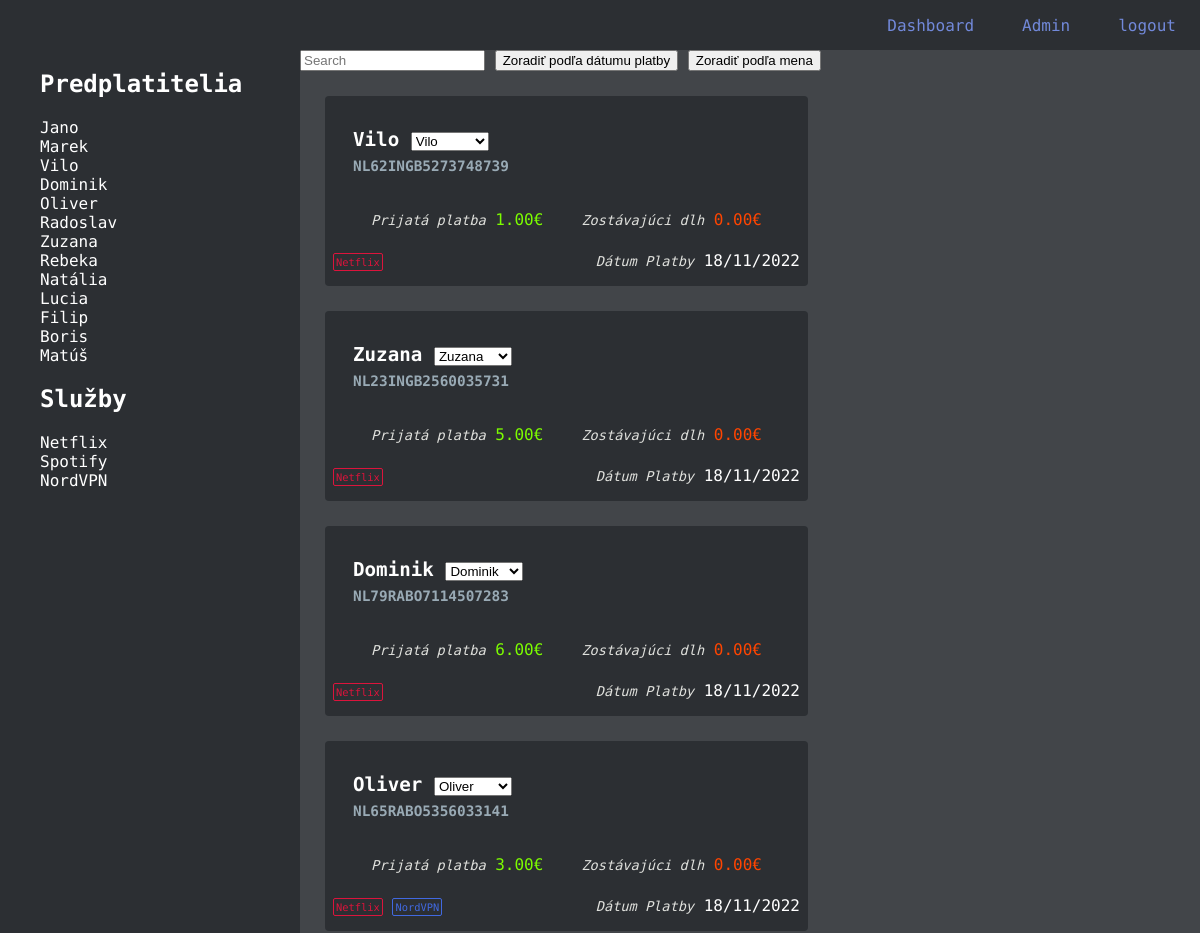
The app's page / (signed in, upper part), older data.
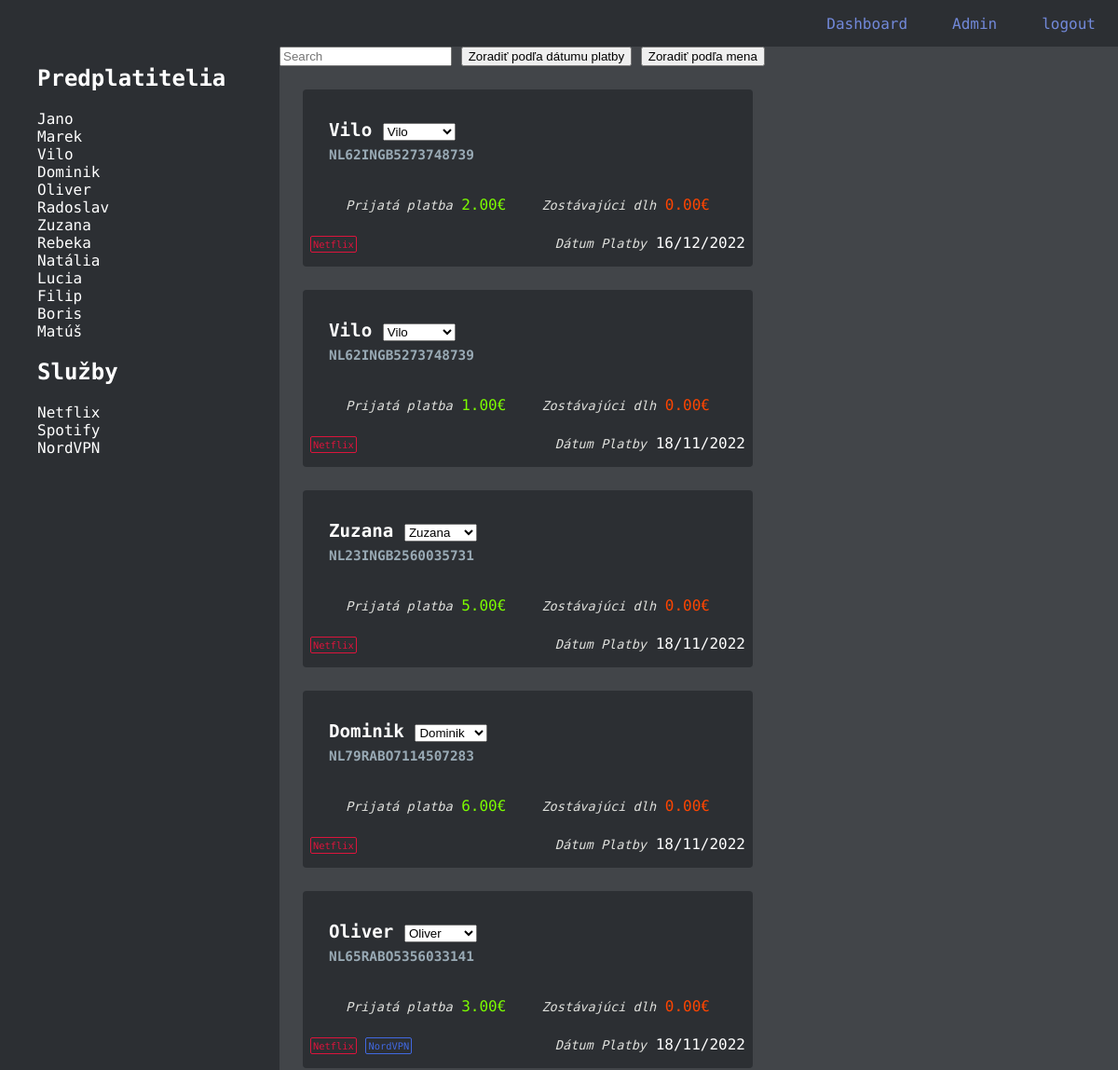
The same page, newer data.
### dashboard/models.py (models this page shows, shortened)
class Subscriber(models.Model):
    id = models.AutoField(primary_key=True)
    meno = models.CharField(max_length=60, null=True)
    iban = models.CharField(max_length=60, null=True, unique=True)
    skupina = models.ManyToManyField(to=PayingGroup)
    dlh = models.DecimalField(null=True, max_digits=6, decimal_places=2, default=0)

class Service(models.Model):
    id = models.AutoField(primary_key=True)
    nazov_sluzby = models.CharField(max_length=60, null=True, default="sluzba")
    cely_nazov_sluzby = models.CharField(max_length=60, null=True, default="Názov služby")
    hex_color_without_hashtag = models.CharField(max_length=6, default="ffffff")

class Payment(models.Model):
    subscriber = models.ForeignKey(Subscriber, on_delete=models.CASCADE)
    datum_platby = models.DateField(null=True, default=now())
    platba_suma = models.DecimalField(null=True, max_digits=6, decimal_places=2, default=0)
    active = models.BooleanField(default=True)

class PayingGroup(models.Model):
    id = models.AutoField(primary_key=True)
    nazov_skupiny = models.CharField(max_length=60, null=True)
    mesacne_na_cloveka = models.DecimalField(null=True, max_digits=6, decimal_places=2)
    dalsia_platba_datum = models.DateField(default=now())
    sluzba = models.ForeignKey(to=Service, on_delete=models.CASCADE, default=None)

### dashboard/views.py (the view)
# urls.py: path('', DashboardView.as_view(), name="dashboard"),
class DashboardView(TemplateView):
    template_name = "dashboard/dashboard.html"
    def get_context_data(self,*args, **kwargs):
        context = super(DashboardView, self).get_context_data(*args,**kwargs)
        context['payments'] = Payment.objects.all()
        context['service'] = Service.objects.all()
        context['subscriber'] = Subscriber.objects.all()
        return context

### dashboard/templates/dashboard/dashboard.html (shortened to what this page needs)
{% extends "dashboard/base.html" %}
{% load static %}
{% block content %}
<link rel="stylesheet" href="{% static 'dashboard.css' %}">
{% if user.is_authenticated %}
  <div class="dash-body">
    <div class="index">
      <div class="subs-index ii">
        <h2>Predplatitelia</h2>
        <ul>
          {% for sub in subscriber%}
          <li>{{sub.meno}}</li>
          {% endfor %}
        </ul>
      </div>
      <div class="services-index ii">
        <h2>Služby</h2>
        <ul>
          {% for sluzba in service%}
          <li>{{sluzba.cely_nazov_sluzby}}</li>
          {% endfor %}
        </ul>
      </div>
    </div>
    <div id="display-content">
      <input class="search" placeholder="Search" />
      <button class="sort" data-sort="datum-platby">
        Zoradiť podľa dátumu platby
      </button>
      <button class="sort" data-sort="meno">
        Zoradiť podľa mena
      </button>
      <div id="payment-history" class="list">
        {% for payment in payments|dictsortreversed:"datum_platby" %}
        <div class="payment ">
          <div class="top-row">
            <h2 class="meno">{{payment.subscriber.meno}}
              <select name="list-of-users" id="list-of-users" onchange="paymentChanged(this)">
                {% for sub in subscriber %}
                {% if sub.meno == payment.subscriber.meno %}
                <option value="{{sub.meno}}" selected>{{sub.meno}}</option>
                {% else %}
                <option value="{{sub.meno}}">{{sub.meno}}</option>
                {% endif %}
                {% endfor %}
              </select>
            </h2>
            <h3 class="iban">{{payment.subscriber.iban}}</h3>
          </div>
          <div class="middle-row">
            <div class="platba platba-text"><span class="payment-text">Prijatá platba</span> {{payment.platba_suma}}€</div>
            <div class="dlh dlh-text"><span class="payment-text">Zostávajúci dlh</span> {{payment.subscriber.dlh}}€</div>
          </div>
          <div class="bottom-row">
            <div class="tags">
              {% for skupina in payment.subscriber.skupina.all %}
              <span class="{{skupina.sluzba.nazov_sluzby}} tag">{{skupina.sluzba.cely_nazov_sluzby}}</span>
              {% endfor %}
            </div>
            <div class="datum-platby"><span class="payment-text">Dátum Platby</span> {{ payment.datum_platby|date:'d/m/Y'}}</div>
          </div>
          </div>
          {% endfor %}
      </div>
    </div>
  </div>
{% endif %}
{% endblock %}

Row changes from the older to the newer data that the page shows:
added Payment: subscriber.meno "Vilo", subscriber.iban "NL62INGB5273748739", platba_suma "2.00", subscriber.dlh "0.00", datum_platby "16/12/2022", PayingGroup (sluzba.cely_nazov_sluzby "Netflix")
